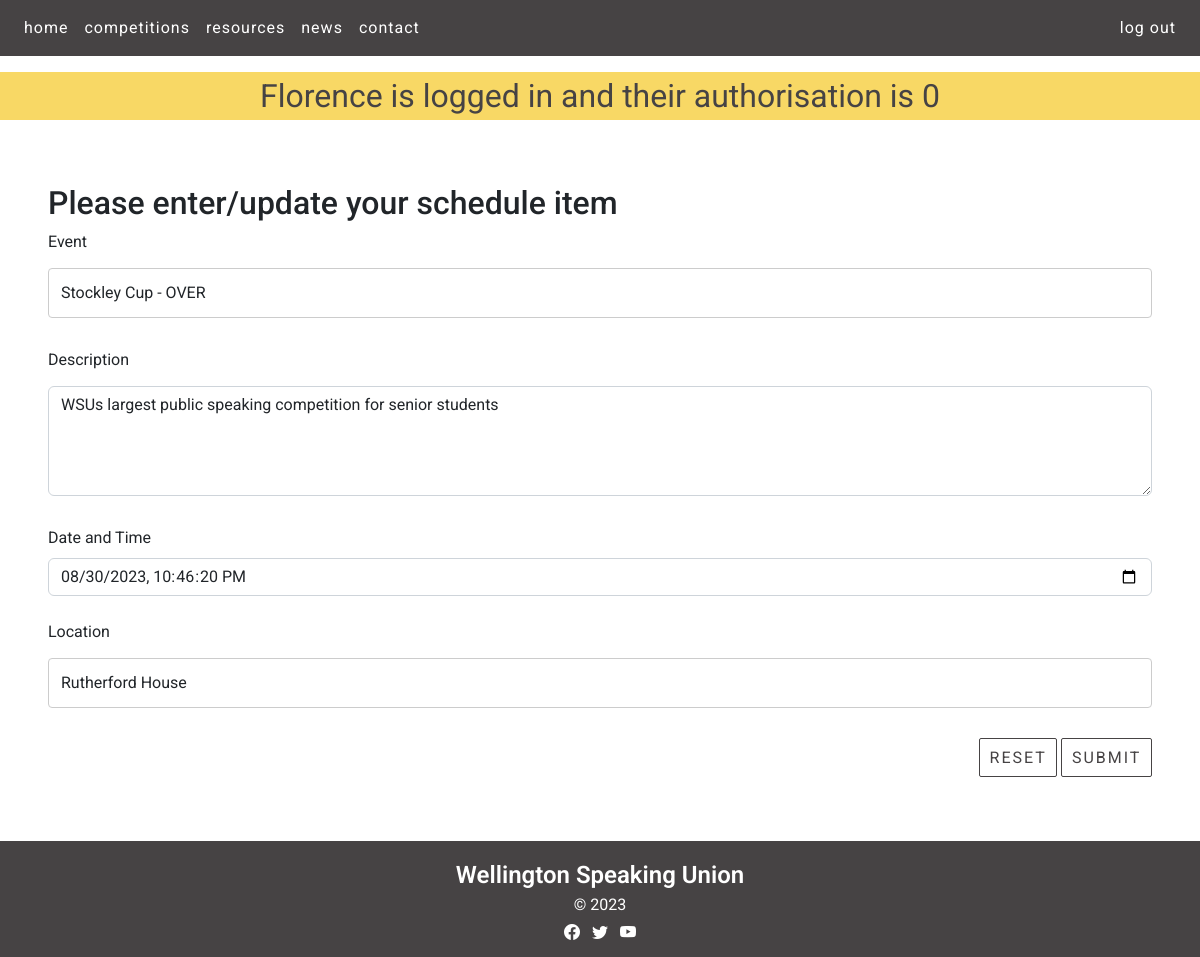
/schedule_cud?id=1&task=update (signed in), run on an earlier commit of the app's database.
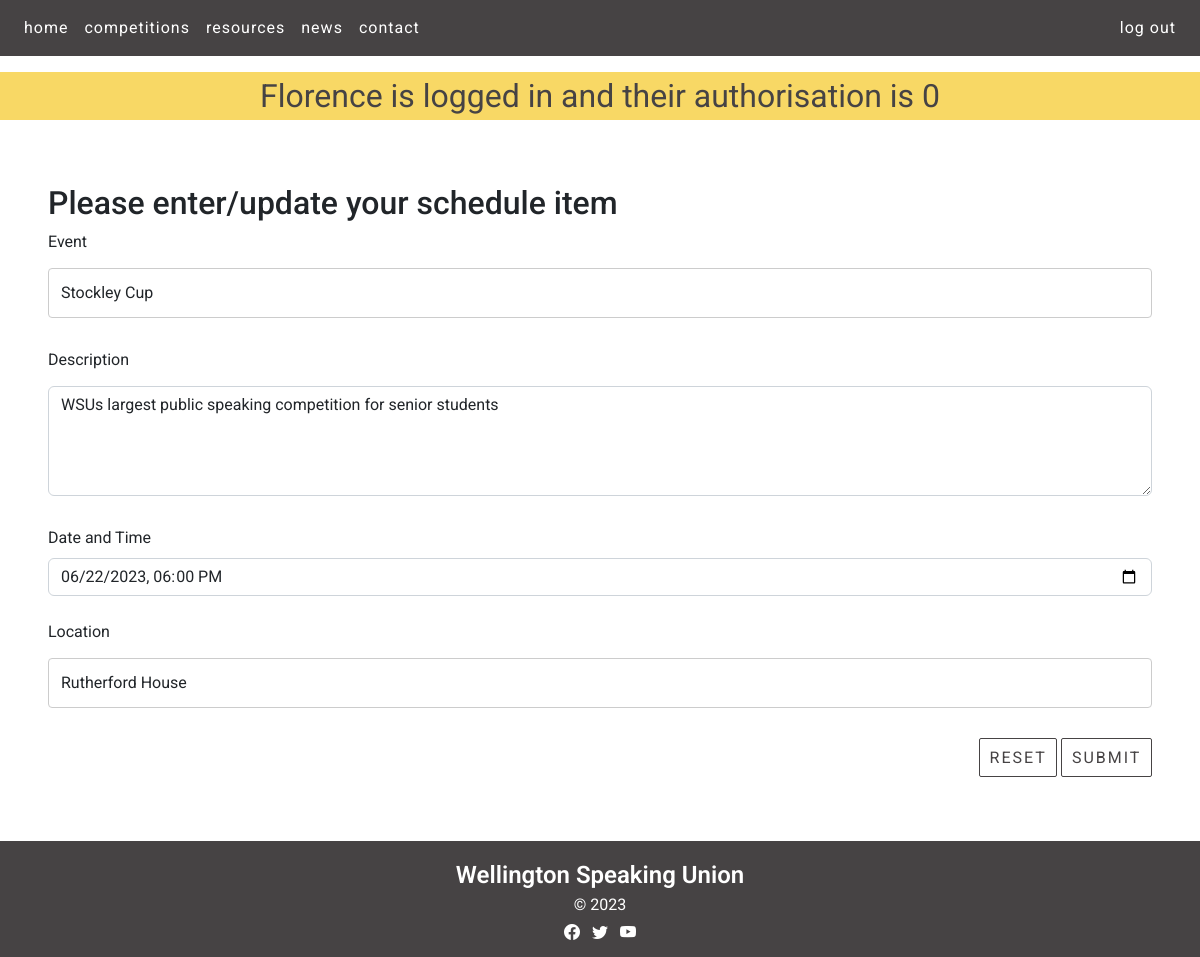
And on a later commit of the database.
### tables this page shows
CREATE TABLE schedule(
    post_id integer primary key autoincrement not null,
    event text not null,
    description text not null,
    scheduledate date not null,
    location text not null,
    member_id integer not null,
    foreign key(member_id) references member(member_id)
);

### server.py (the view, shortened to what this page needs)
@app.route ('/schedule_cud', methods=["GET", "POST"])
def schedule_cud():
    data = request.args
    required_keys = ['id', 'task']
    for k in required_keys:
        if k not in data.keys():
            message = "Do not know what to do with read update on schedule (key not present)"
            return render_template('error.html', message=message)
    if request.method == "GET":
        if data['task'] == 'delete':
            sql = "delete from schedule where post_id = ?"
            values_tuple = (data['id'],)
            result = run_commit_query(sql, values_tuple, db_path)
            return redirect(url_for('news'))
        elif data['task'] == 'update':
            sql = """ select event, description, scheduledate, location from schedule where post_id=?"""
            values_tuple = (data['id'],)
            result = run_search_query_tuples(sql, values_tuple, db_path, True)
            result = result[0]
            return render_template("schedule_cud.html",
                                   **result,
                                   id=data['id'],
                                   task=data['task'])
        elif data['task'] == 'add':
            return render_template("schedule_cud.html",
                                   id=0,
                                   task=data['task'])
        else:
            message = "Unrecognised task coming from news page"
            return render_template('error.html', message=message)

### db_functions.py (called while the page is built)
def run_search_query_tuples(sql_query, values_tuple, file_path, rowfactory=False):
    result = None
    try:
        db = sqlite3.connect(file_path)
        if rowfactory:
            db.row_factory = sqlite3.Row
        cursor = db.cursor()
        cursor.execute(sql_query, values_tuple)
        result = cursor.fetchall()
        cursor.close()
    except sqlite3.Error as error:
        print("Error running search query tuples: {}".format(error))
        return None
    db.close()
    if result is None:
        print("No search values were found")
    return result

### templates/schedule_cud.html (shortened to what this page needs)
{% extends "layout.html" %}
{% block content %}
<div class="recent-news-containers white-bg">
  <div class="news p-4 my-4">
    <h2>Please enter/update your schedule item</h2>
    <form action="{{url_for('schedule_cud', id=id, task=task)}}" method="POST">
      <div>
        <label for="event" class="form-label">Event</label>
        <input type="text" class="form-control" id="event" name="event" placeholder="" value="{{event}}" required>
      </div>
      <div>
        <label for="description" class="form-label">Description</label>
        <textarea class="form-control" id="description" name="description" rows="4" required>{{description}}</textarea>
      </div>
      <div>
        <label for="scheduledate" class="form-label">Date and Time</label>
        <input id="scheduledate"
               class="form-control"
               type="datetime-local"
               name="scheduledate"
               min="2023-01-01T00:00"
               max="2024-01-01T00:00"
               value = "{{scheduledate}}"
               required />
      </div>
      <br>
      <div>
        <label for="location" class="form-label">Location</label>
        <input type="text" class="form-control" id="location" name="location" placeholder="" value="{{location}}" required>
      </div>
      <div class="text-end">
        <button type="reset" class="btn btn-primary recent-news-button">Reset</button>
        <button type="submit" class="btn btn-primary recent-news-button">Submit</button>
      </div>
    </form>
  </div>
</div>
{% endblock %}

### templates/layout.html (shortened to what this page needs)
<!DOCTYPE HTML>
<html lang="en">
<head>
<link href="https://cdn.jsdelivr.net/npm/bootstrap@5.2.3/dist/css/bootstrap.min.css" rel="stylesheet">
<link rel="stylesheet" href="https://cdn.jsdelivr.net/npm/bootstrap-icons@1.10.3/font/bootstrap-icons.css">
<link rel="stylesheet" href="static/styles.css">
</head>
<body>
<nav class="navbar navbar-expand-lg px-3 navbar-dark">
    <div class="collapse navbar-collapse" id="collapsibleNavbar">
        <ul class="navbar-nav">
            <li class="nav-item">
                <a class="nav-link" href="{{ url_for('index') }}">home</a>
            </li>
            <li class="nav-item">
                <a class="nav-link" href="{{ url_for('competitions') }}">competitions</a>
            </li>
            <li class="nav-item">
                <a class="nav-link" href="{{ url_for('resources') }}">resources</a>
            </li>
            <li class="nav-item">
                <a class="nav-link" href="{{ url_for('news') }}">news</a>
            </li>
            <li class="nav-item">
                <a class="nav-link" href="{{ url_for('resources') }}#contact">contact</a>
            </li>
        </ul>
        <div class="ms-auto">
            {% if session %}
            <a class="nav-link nav-btn nav-btn-outline" href="{{ url_for('logout') }}">log out</a>
            {% else %}
            <a class="nav-link nav-btn nav-btn-outline" style="display: inline-block" href="{{ url_for('signup') }}">sign up</a>
            <a class="nav-link nav-btn nav-btn-outline" style="display: inline-block" href="{{ url_for('login') }}">log in</a>
            {% endif %}
        </div>
    </div>
</nav>
        {% if session %}
        <div class="session"> {{ session['firstname'] }} is logged in and their authorisation is {{ session['authorisation'] }}</div>
        {% endif %}
{% block content %}
{% endblock %}
<footer class="footer-content container-fluid">
    <p>Wellington Speaking Union</p>
    <p>&copy; 2023</p>
    <section class="mb-2">
        <a class="footer-link"><i class="bi bi-facebook"></i></a>
        <a class="footer-link"><i class="bi bi-twitter"></i></a>
        <a class="footer-link"><i class="bi bi-youtube"></i></a>
    </section>
</footer>
</body>
</html>

### static/styles.css (style rules this page uses)
:root { --brand-black: rgb(27,27,28); --brand-dark-gray: rgb(70,67,68); --brand-light-gray: rgb(104,102,103); --brand-yellow: rgb(248,216,101); --brand-white: rgb(255,255,255); }
.btn-primary, .btn-primary:hover { color:var(--brand-dark-gray); background-color:var(--brand-yellow); border-color:var(--brand-dark-gray); }
.btn, .btn-circle { display:inline-block; margin:auto; text-align: center; letter-spacing: 2px; color: var(--brand-white); vertical-align: middle; user-select: none; border: 1px solid transparent; text-transform: uppercase; padding: 1.1em 1.3em 1.1em 1.5em; transition: color 0.5s ease-in-out,background-color 0.5s ease-in-out,border-color 0.5s ease-in-out,box-shadow 1s cubic-bezier(.019,1,.22,1); position:relative; }
body { font-family: 'Roboto', serif; font-size: 100%; background-color: var(--brand-white); margin: 0; }
p { text-align: center; color: var(--brand-white); margin: 0; overflow: auto; }
.navbar { background-color: var(--brand-dark-gray); position:sticky; top:0; z-index: 9999; margin-bottom: 1em; }
.nav-link { font-size: 1em; letter-spacing: 1px; color: var(--brand-white); transition: color 0s ease-in-out,background-color 0s ease-in-out,border-color 0s ease-in-out; }
.nav-btn-outline { border: 0 solid white; padding: 0 0.5em; }
.session { background-color:var(--brand-yellow); color:var(--brand-dark-gray); text-align:center; font-size: 2em; }
.white-bg { background-color: var(--brand-white); }
.container-fluid { padding:0; }
.recent-news-containers { border-radius:10px; margin-left:0.5em; margin-right:0.5em; padding:1em; margin-top:0; }
.recent-news-button { transition: none !important; border-radius: 2px; background-color: var(--brand-white); color:var(--brand-dark-gray); border-color:var(--brand-dark-gray); position: relative; text-align:center; display:inline-block; padding: 0.4em 0.6em; }
.footer-content { background-color: var(--brand-dark-gray); text-align: center; padding: 1em 0 0.25em 0; color: var(--brand-white); }
.footer-content p:first-child { font-weight: 600; font-size: 1.5em; text-align: center; }
.footer-content p:nth-child(2) { font-weight: 400; font-size: 1em; text-align: center; padding-bottom: 0.25em; }
.footer-link { font-size:1em; padding: 0.25em; color: var(--brand-white); }
input[type=text], select, textarea { width: 100%; padding: 12px; border: 1px solid #ccc; border-radius: 4px; box-sizing: border-box; margin-top: 6px; margin-bottom: 30px; resize: vertical }
label, input[type='text'], input[type='email'], textarea { font-size:1em !important; }

What changed in the data, as far as the page shows it:
changed schedule "WSUs largest public speaking competition for senior students": event "Stockley Cup - OVER" → "Stockley Cup"; scheduledate "08/30/2023 22:46:20" → "06/22/2023 18:00"
